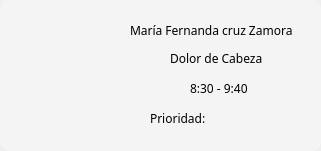
<?xml version="1.0" encoding="UTF-8"?>
<ui version="4.0">
 <class>medico_tarjeta_CitaRechazada</class>
 <widget class="QWidget" name="medico_tarjeta_CitaRechazada">
  <property name="geometry">
   <rect>
    <x>0</x>
    <y>0</y>
    <width>321</width>
    <height>151</height>
   </rect>
  </property>
  <property name="minimumSize">
   <size>
    <width>321</width>
    <height>151</height>
   </size>
  </property>
  <property name="maximumSize">
   <size>
    <width>321</width>
    <height>151</height>
   </size>
  </property>
  <property name="windowTitle">
   <string>Form</string>
  </property>
  <widget class="QLabel" name="label">
   <property name="geometry">
    <rect>
     <x>0</x>
     <y>0</y>
     <width>321</width>
     <height>151</height>
    </rect>
   </property>
   <property name="styleSheet">
    <string notr="true">background: #F4F4F4;
border-radius: 10px;</string>
   </property>
   <property name="text">
    <string/>
   </property>
  </widget>
  <widget class="QLabel" name="lbl_foto_solicitudes">
   <property name="geometry">
    <rect>
     <x>10</x>
     <y>20</y>
     <width>100</width>
     <height>100</height>
    </rect>
   </property>
   <property name="styleSheet">
    <string notr="true">background-color: #F4F4F4;</string>
   </property>
   <property name="text">
    <string/>
   </property>
   <property name="pixmap">
    <pixmap resource="../../resources.qrc">:/imagenes/Imagenes/imgPrueba.png</pixmap>
   </property>
   <property name="scaledContents">
    <bool>true</bool>
   </property>
  </widget>
  <widget class="QLabel" name="lbl_nombre_solicitudes">
   <property name="geometry">
    <rect>
     <x>130</x>
     <y>20</y>
     <width>181</width>
     <height>20</height>
    </rect>
   </property>
   <property name="font">
    <font>
     <family>Montserrat</family>
    </font>
   </property>
   <property name="styleSheet">
    <string notr="true">background-color: #F4F4F4;</string>
   </property>
   <property name="text">
    <string>María Fernanda cruz Zamora</string>
   </property>
  </widget>
  <widget class="QLabel" name="lbl_horario_solicitudes">
   <property name="geometry">
    <rect>
     <x>190</x>
     <y>80</y>
     <width>61</width>
     <height>16</height>
    </rect>
   </property>
   <property name="font">
    <font>
     <family>Montserrat</family>
    </font>
   </property>
   <property name="styleSheet">
    <string notr="true">background-color: #F4F4F4;
</string>
   </property>
   <property name="text">
    <string>8:30 - 9:40</string>
   </property>
  </widget>
  <widget class="QLabel" name="lbl_sintoma_solicitudes">
   <property name="geometry">
    <rect>
     <x>170</x>
     <y>50</y>
     <width>121</width>
     <height>16</height>
    </rect>
   </property>
   <property name="font">
    <font>
     <family>Montserrat</family>
    </font>
   </property>
   <property name="styleSheet">
    <string notr="true">background-color: #F4F4F4;</string>
   </property>
   <property name="text">
    <string>Dolor de Cabeza</string>
   </property>
  </widget>
  <widget class="QLabel" name="lbl_prioridad_solicitudes">
   <property name="geometry">
    <rect>
     <x>150</x>
     <y>110</y>
     <width>61</width>
     <height>16</height>
    </rect>
   </property>
   <property name="font">
    <font>
     <family>Montserrat</family>
    </font>
   </property>
   <property name="styleSheet">
    <string notr="true">background-color: #F4F4F4;</string>
   </property>
   <property name="text">
    <string>Prioridad:</string>
   </property>
  </widget>
  <widget class="QLabel" name="lbl_pointPrioridad_solicitudes">
   <property name="geometry">
    <rect>
     <x>220</x>
     <y>110</y>
     <width>20</width>
     <height>20</height>
    </rect>
   </property>
   <property name="styleSheet">
    <string notr="true">background-color: #F4F4F4;</string>
   </property>
   <property name="text">
    <string/>
   </property>
   <property name="pixmap">
    <pixmap resource="../../resources.qrc">:/imagenes/Imagenes/Ellipse7.png</pixmap>
   </property>
   <property name="scaledContents">
    <bool>true</bool>
   </property>
  </widget>
 </widget>
 <resources>
  <include location="../../resources.qrc"/>
 </resources>
 <connections/>
</ui>
